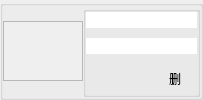
<?xml version="1.0" encoding="UTF-8"?>
<ui version="4.0">
 <class>MediaListBox</class>
 <widget class="QGroupBox" name="MediaListBox">
  <property name="geometry">
   <rect>
    <x>0</x>
    <y>0</y>
    <width>203</width>
    <height>100</height>
   </rect>
  </property>
  <property name="sizePolicy">
   <sizepolicy hsizetype="Expanding" vsizetype="Fixed">
    <horstretch>0</horstretch>
    <verstretch>0</verstretch>
   </sizepolicy>
  </property>
  <property name="minimumSize">
   <size>
    <width>0</width>
    <height>100</height>
   </size>
  </property>
  <property name="maximumSize">
   <size>
    <width>16777215</width>
    <height>100</height>
   </size>
  </property>
  <property name="windowTitle">
   <string>GroupBox</string>
  </property>
  <layout class="QHBoxLayout" name="horizontalLayout">
   <property name="spacing">
    <number>0</number>
   </property>
   <property name="leftMargin">
    <number>0</number>
   </property>
   <property name="topMargin">
    <number>0</number>
   </property>
   <property name="rightMargin">
    <number>0</number>
   </property>
   <property name="bottomMargin">
    <number>0</number>
   </property>
   <item>
    <widget class="QTextEdit" name="picture">
     <property name="enabled">
      <bool>false</bool>
     </property>
     <property name="sizePolicy">
      <sizepolicy hsizetype="Fixed" vsizetype="Fixed">
       <horstretch>0</horstretch>
       <verstretch>0</verstretch>
      </sizepolicy>
     </property>
     <property name="minimumSize">
      <size>
       <width>80</width>
       <height>60</height>
      </size>
     </property>
     <property name="maximumSize">
      <size>
       <width>80</width>
       <height>60</height>
      </size>
     </property>
     <property name="styleSheet">
      <string notr="true"/>
     </property>
     <property name="lineWidth">
      <number>1</number>
     </property>
    </widget>
   </item>
   <item>
    <widget class="QGroupBox" name="mediaTextBox">
     <property name="title">
      <string/>
     </property>
     <layout class="QVBoxLayout" name="verticalLayout_5">
      <property name="spacing">
       <number>10</number>
      </property>
      <property name="leftMargin">
       <number>0</number>
      </property>
      <property name="topMargin">
       <number>0</number>
      </property>
      <property name="rightMargin">
       <number>0</number>
      </property>
      <property name="bottomMargin">
       <number>0</number>
      </property>
      <item>
       <widget class="QLineEdit" name="textTitle">
        <property name="enabled">
         <bool>false</bool>
        </property>
        <property name="styleSheet">
         <string notr="true">border:0;</string>
        </property>
       </widget>
      </item>
      <item>
       <widget class="QLineEdit" name="textAuthor">
        <property name="enabled">
         <bool>false</bool>
        </property>
        <property name="styleSheet">
         <string notr="true">border:0;</string>
        </property>
       </widget>
      </item>
      <item>
       <widget class="QGroupBox" name="controlBox">
        <property name="styleSheet">
         <string notr="true">border:0;</string>
        </property>
        <property name="title">
         <string/>
        </property>
        <layout class="QHBoxLayout" name="horizontalLayout_5">
         <property name="spacing">
          <number>0</number>
         </property>
         <property name="leftMargin">
          <number>0</number>
         </property>
         <property name="topMargin">
          <number>0</number>
         </property>
         <property name="rightMargin">
          <number>0</number>
         </property>
         <property name="bottomMargin">
          <number>0</number>
         </property>
         <item>
          <widget class="QPushButton" name="btnPlay">
           <property name="sizePolicy">
            <sizepolicy hsizetype="Preferred" vsizetype="Fixed">
             <horstretch>0</horstretch>
             <verstretch>0</verstretch>
            </sizepolicy>
           </property>
           <property name="minimumSize">
            <size>
             <width>0</width>
             <height>0</height>
            </size>
           </property>
           <property name="maximumSize">
            <size>
             <width>26</width>
             <height>26</height>
            </size>
           </property>
           <property name="cursor">
            <cursorShape>ArrowCursor</cursorShape>
           </property>
           <property name="text">
            <string/>
           </property>
           <property name="icon">
            <iconset resource="res.qrc">
             <normaloff>:/images/circle-play.svg</normaloff>:/images/circle-play.svg</iconset>
           </property>
           <property name="iconSize">
            <size>
             <width>18</width>
             <height>18</height>
            </size>
           </property>
          </widget>
         </item>
         <item>
          <widget class="QPushButton" name="btnInfo">
           <property name="sizePolicy">
            <sizepolicy hsizetype="Preferred" vsizetype="Fixed">
             <horstretch>0</horstretch>
             <verstretch>0</verstretch>
            </sizepolicy>
           </property>
           <property name="minimumSize">
            <size>
             <width>0</width>
             <height>0</height>
            </size>
           </property>
           <property name="maximumSize">
            <size>
             <width>26</width>
             <height>26</height>
            </size>
           </property>
           <property name="cursor">
            <cursorShape>ArrowCursor</cursorShape>
           </property>
           <property name="text">
            <string/>
           </property>
           <property name="icon">
            <iconset resource="res.qrc">
             <normaloff>:/images/media-info.svg</normaloff>:/images/media-info.svg</iconset>
           </property>
           <property name="iconSize">
            <size>
             <width>16</width>
             <height>16</height>
            </size>
           </property>
          </widget>
         </item>
         <item>
          <widget class="QPushButton" name="btnPlay_2">
           <property name="sizePolicy">
            <sizepolicy hsizetype="Preferred" vsizetype="Fixed">
             <horstretch>0</horstretch>
             <verstretch>0</verstretch>
            </sizepolicy>
           </property>
           <property name="minimumSize">
            <size>
             <width>0</width>
             <height>0</height>
            </size>
           </property>
           <property name="maximumSize">
            <size>
             <width>26</width>
             <height>26</height>
            </size>
           </property>
           <property name="cursor">
            <cursorShape>ArrowCursor</cursorShape>
           </property>
           <property name="text">
            <string>删</string>
           </property>
           <property name="iconSize">
            <size>
             <width>18</width>
             <height>18</height>
            </size>
           </property>
          </widget>
         </item>
        </layout>
       </widget>
      </item>
     </layout>
    </widget>
   </item>
  </layout>
 </widget>
 <resources>
  <include location="res.qrc"/>
 </resources>
 <connections/>
</ui>
